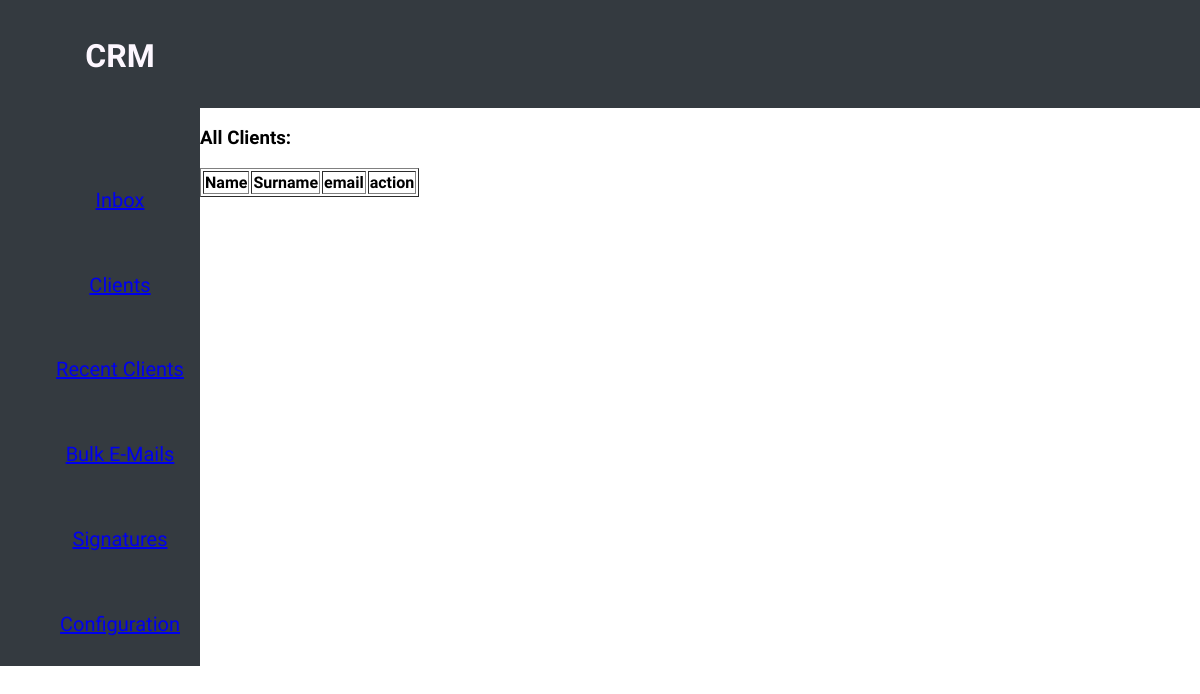
Before: /clients/read_clients/ with the older database file.
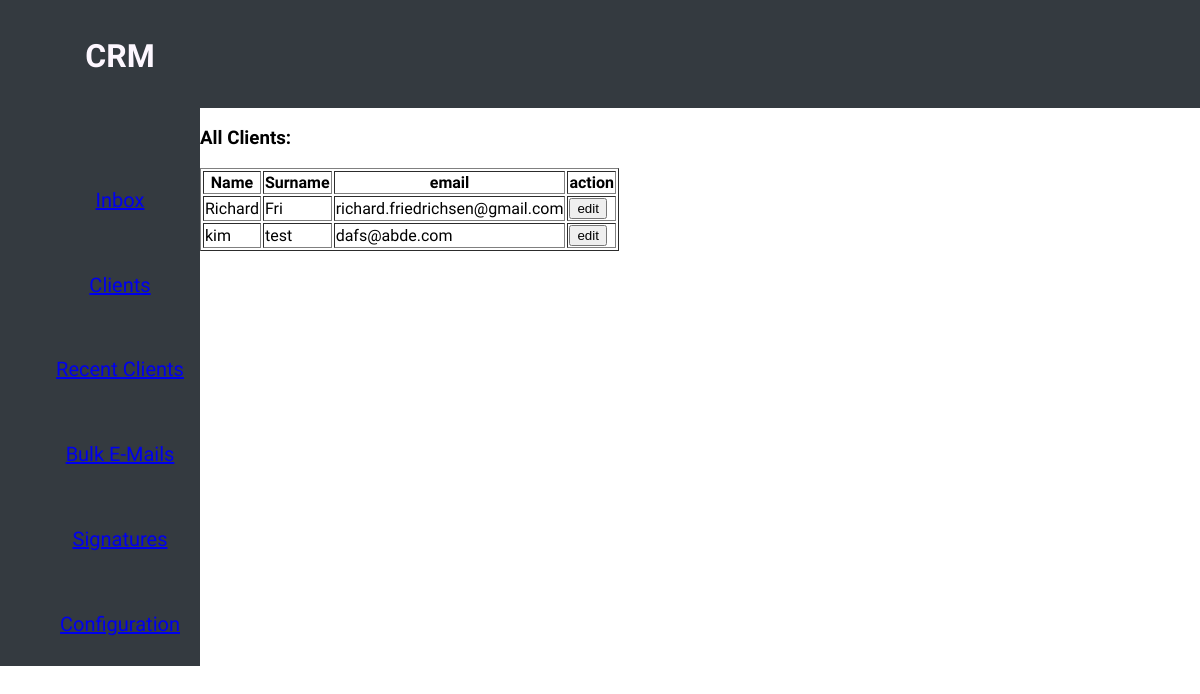
After: the same page with the newer database file.
### C_Client/models.py (models this page shows, shortened)
class Client(models.Model):
    name = models.CharField(max_length=50)
    surname = models.CharField(max_length=50)
    email = models.EmailField()
    phone = models.CharField(max_length=50)

### C_Client/views.py (the view)
# urls.py: path('read_clients/', views.read_clients, name="read_clients"),
def read_clients(request):
    all_clients = Client.objects.all()
    return render(request, "read_clients.html", {"all_clients": all_clients})

### templates/read_clients.html
{% extends 'main.html'%}
{% block content %}
    <h3 >All Clients:</h3>
    <table border="1">
        <tr>
            <th>Name</th>
            <th>Surname</th>
            <th>email</th>
            <th>action</th>
        </tr>
        {% for client in all_clients %}
        <tr>
            <td>{{ client.name }}</td>
            <td>{{ client.surname }}</td>
            <td>{{ client.email }}</td>
            <td><button>edit</button></td>
        </tr>
        {% endfor %}
    </table>
{% endblock %}

### templates/main.html (shortened to what this page needs)
{% load static %}
<!DOCTYPE html>
<html lang="en">
<head>
    <link rel="stylesheet" type="text/css" href="{% static 'main.css' %}" />
</head>
<body>
    <div  class="navbar">
    {% include 'navbar.html'%}
    </div>
    <div class="topbar"></div>
    <div class="bottomcontent">
        {% block content%}
        {% endblock%}
    </div>
</body>
</html>

### templates/navbar.html (shortened to what this page needs)
<ul class="navbar">
    <h1 class="grid-row-span-2">
        CRM
    </h1>
    <li class="grid-align-vertical">
        <a  href="{% url 'emails:list_emails'%}">Inbox</a>
    </li>
    <li class="grid-align-vertical">
        <a href="{% url 'client:read_clients'%}">Clients</a>
    </li>
    <li class="grid-align-vertical">
        <a href="#services">Recent Clients</a>
    </li>
    <li class="grid-align-vertical">
        <a href="#services">Bulk E-Mails</a>
    </li>
    <li class="grid-align-vertical">
        <a href="#services">Signatures</a>
    </li>
    <li class="grid-align-vertical">
        <a href="{% url 'user:list_config'%}">Configuration</a>
    </li>
</ul>

### static/main.css (style rules this page uses)
.grid-row-span-2 { grid-row: span 1; }
.grid-align-vertical { align-self: center; font-size: 1.25rem; }
:root { --writing-color: #FDF7FF; --background-color: #343a40; --button-color: #00A989; }
body { margin: 0px; display: grid; height: 100%; grid-template-rows: repeat(12, 1fr); grid-template-columns: repeat(12, 1fr); font-family: 'Familjen Grotesk', sans-serif; }
.navbar { grid-column: 1/3; grid-row: 1/13; height: 650px; background-color: var(--background-color); text-align: center; list-style: none; text-decoration: none; color: var(--writing-color); display: grid; grid-template-columns: repeat(1, 1fr); }
.topbar { background-color: var(--background-color); grid-column: 3/13; grid-row: 1/3; }
.bottomcontent { margin: 0px; width: 100%; grid-column: 3/13; grid-row: 3/13; grid-template-rows: repeat(12, 1fr); grid-template-columns: repeat(12, 1fr); }

Changed rows visible on the page:
added Client: name "Richard", surname "Fri", email "richard.friedrichsen@gmail.com"
added Client: name "kim", surname "test", email "dafs@abde.com"
